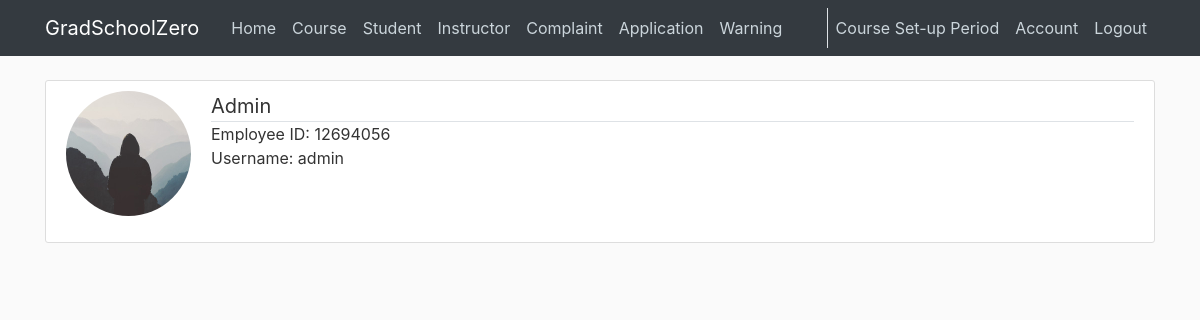
/account/ (signed in), run on an earlier commit of the app's database.
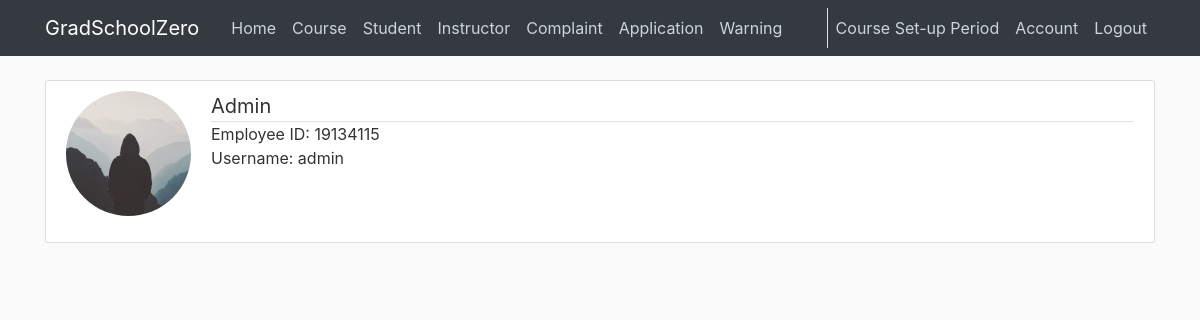
And on a later commit of the database.
### cunyzero/models.py (models this page shows, shortened)
class User(db.Model, UserMixin):
    id = db.Column(db.Integer, primary_key=True)
    username = db.Column(db.String(20), unique=True, nullable=False)
    image_file = db.Column(db.String(20), nullable=False, default='default.jpg')
    password = db.Column(db.String(60), nullable=False)
    role = db.Column(db.String(30), nullable=False, default='Visitor')
    ownerId = db.Column(db.Integer, db.ForeignKey('visitor.ownerId'), db.ForeignKey('admin.ownerId'), db.ForeignKey('student.ownerId'), db.ForeignKey('instructor.ownerId'))
    def getPeriodName(self):
        return Period.query.all()[0].getPeriodName()

### cunyzero/routes.py (the view)
@app.route('/account/', methods=['GET', 'POST'])
@login_required
def account():
    form = UpdateAccountForm()
    if current_user.role == 'Student':
        owner = current_user.studentOwner
    elif current_user.role == 'Instructor':
        owner = current_user.instructorOwner
    else:
        owner = current_user.adminOwner
    if form.validate_on_submit():
        if form.picture.data:
            picture_file = save_picture(form.picture.data)
            current_user.image_file = picture_file
        if form.password.data:
            hashed_password = bcrypt.generate_password_hash(form.password.data).decode('utf-8')
            current_user.password = hashed_password
        current_user.username = form.username.data
        owner.firstname = form.firstname.data
        owner.lastname = form.lastname.data
        db.session.commit()
        flash('Your account has been updated!', 'success')
        return redirect(url_for('account'))
    elif request.method == 'GET':
        form.username.data = current_user.username
    image_file = url_for('static', filename= "profile_pics/" + current_user.image_file)
    return render_template("account.html", title="Account",
                           image_file=image_file, form=form, owner=owner)

### cunyzero/models.py (called while the page is built, shortened)
@login_manager.user_loader
def load_user(user_id):
    return User.query.get(int(user_id))

    def getPeriodName(self):# returns set-up, registration, running, or grading period
        remainder = self.period % 4
        if remainder==0:
            return "Course Set-up Period"

### cunyzero/templates/account.html (shortened to what this page needs)
{% extends "layout.html"%}
{% block content %}
    <div class="content-section">
        <div class="media">
        <img class="rounded-circle account-img" src="{{ image_file }}">
            <div class="media-body">
                <div class="lead border-bottom">
                    {% if current_user.role != 'Admin' %}
                        <strong>{{ owner.firstname }}, {{ owner.lastname }}</strong>
                        <small>/{{ current_user.role }}</small>
                    {% else %}
                        <strong>Admin</strong>
                    {% endif %}
                </div>
                <div class="media-content">
                    <div>Employee ID: {{ current_user.ownerId }}</div>
                    <div>Username: {{ current_user.username }}</div>
                </div>
            </div>
        </div>
    </div>
{% endblock content %}

What changed in the data, as far as the page shows it:
changed User "admin": ownerId "12694056" → "19134115"
